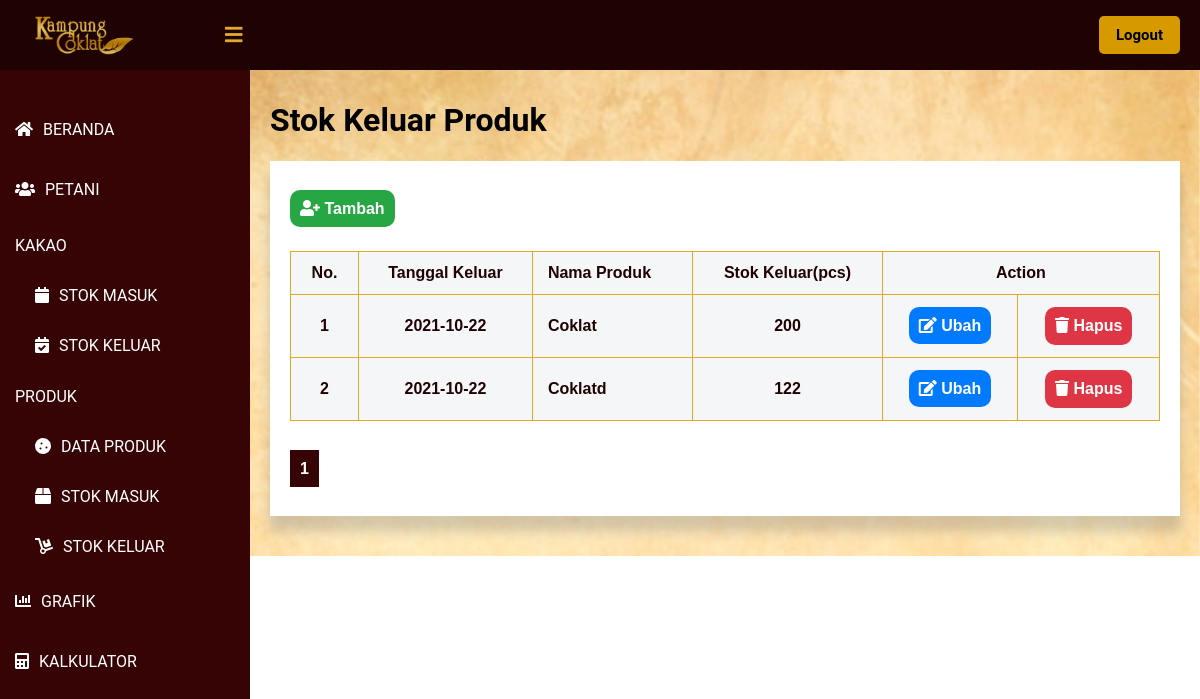
The app's page /public/lihat_SKP/1 (signed in), older data.
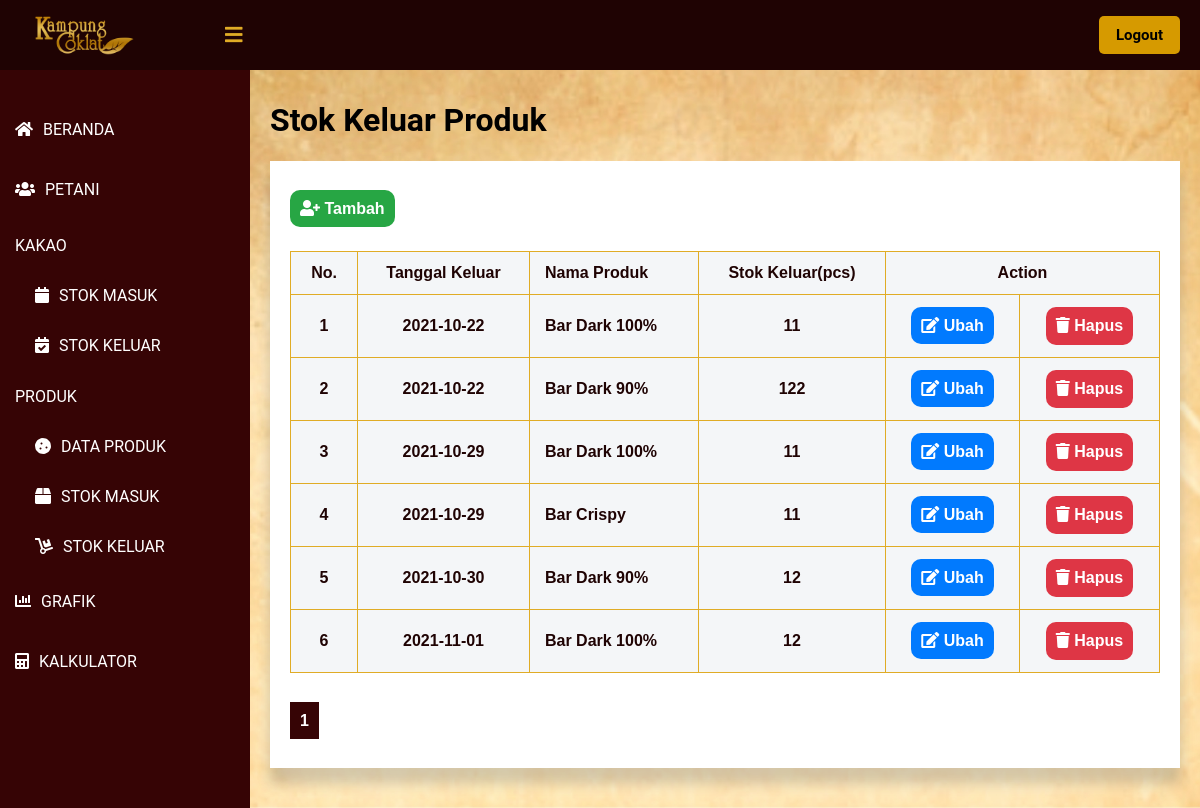
The same page, newer data.
### tables this page shows
CREATE TABLE `stok_keluar_produk` (
  `id_keluar_produk` int(11) NOT NULL,
  `tanggal_keluar` timestamp NOT NULL DEFAULT current_timestamp(),
  `nama_produk` int(11) NOT NULL,
  `stok_keluar` int(11) NOT NULL
);

CREATE TABLE `produk` (
  `id_produk` int(11) NOT NULL,
  `nama_produk` varchar(30) NOT NULL,
  `berat_bersih` int(11) NOT NULL,
  `harga` int(11) NOT NULL,
  `produksi_kakao_kering` int(11) NOT NULL,
  `produksi_kakao_basah` int(11) NOT NULL
);

### app/core/Controller.php (called while the page is built, shortened)
<?php
class Controller {
    public function view($view, $data = [])
    {
        require_once   '../app/views/'.$view.'.php';
    }
}
?>

### app/controllers/Lihat_SKP.php (called while the page is built, shortened)
<?php
class Lihat_SKP extends Controller {
    public function index($page)
    {
        $id_user = $_SESSION['id'];
        $user = $this->model('User_model')->getUserById($id_user);
        $data['keluar_produk'] = $this->model('SKP_model')->getList($page);
        $data['nama'] = $user['nama'];
        $this->view('lihat_SKP/index', $data);
    }
}
?>

### app/core/App.php (called while the page is built, shortened)
<?php
class App {
    protected $method = 'index';
    protected $params = [];
    public function __construct()
    {
        $url = $this->parseURL();
        if ( file_exists('../app/controllers/' . $url[0] . '.php') ) {
            unset($url[0]);
        }
        $this->controller = new $this->controller;
        if ( !empty($url) ) {
            $this->params = array_values($url);
        }
        call_user_func_array([$this->controller, $this->method], $this->params);
    }
    public function parseURL()
    {
        if ( isset($_GET['url']) ) {
            $url = rtrim($_GET['url'], '/');
            $url = filter_var($url, FILTER_SANITIZE_URL);
            $url = explode("/", $url);
            return $url;
        }
    }
}

### public/index.php (called while the page is built, shortened)
<?php
$app = new App;

### app/core/Database.php (called while the page is built, shortened)
<?php
class Database {
    private $host = DB_HOST;
    private $db_name = DB_NAME;
    private $dbh;
    private $stmt;
    public function __construct()
    {
        $dsn = 'mysql:host=' . $this->host . ';dbname=' . $this->db_name;
        try {
            $this->dbh = new PDO($dsn, 'root', '');
        } catch(PDOException $e) {
            die($e->getMessage());
        }
    }
    public function query($query)
    {
        $this->stmt = $this->dbh->prepare($query);
    }
    public function bind($param, $value, $type=null)
    {
        if ( is_null($type) ) {
            switch( true ) {
                default :
                    $type = PDO::PARAM_STR;
            }
        }
        $this->stmt->bindValue($param, $value, $type);
    }
    public function execute()
    {
        $this->stmt->execute();
    }
    public function resultSet()
    {
        $this->execute();
        return $this->stmt->fetchAll(PDO::FETCH_ASSOC);
    }
}

### app/models/SKP_model.php (called while the page is built, shortened)
<?php
class SKP_model {
    private $table = 'stok_keluar_produk';
    private $db;
    public function __construct()
    {
        $this->db = new Database;
    }
    public function getList($page)
    {
        $data = [];
        $jumlahDataSetiapPage = 10;
        $this -> db -> query("SELECT stok_keluar_produk.*, produk.nama_produk, DATE_FORMAT(tanggal_keluar, '%Y-%m-%d') AS tanggal_keluar FROM `" . $this->table . "` LEFT JOIN produk ON produk.id_produk = stok_keluar_produk.nama_produk");
        $jumlahData = $this -> db -> resultSet();
        $jumlahData = count($jumlahData);
        $jumlahPage = ceil($jumlahData / $jumlahDataSetiapPage);
        $halamanSaatIni = ( isset($page) ) ? $page : 1;
        $dataPertama = ($jumlahDataSetiapPage * $halamanSaatIni) - $jumlahDataSetiapPage;
        $this -> db -> query("SELECT stok_keluar_produk.*, produk.nama_produk, DATE_FORMAT(tanggal_keluar, '%Y-%m-%d') AS tanggal_keluar FROM `" . $this->table . "` LEFT JOIN produk ON produk.id_produk = stok_keluar_produk.nama_produk LIMIT $dataPertama, $jumlahDataSetiapPage");
        $daftarData = $this -> db -> resultSet();
        $data['list_data'] = $daftarData;
        $data['halaman_saat_ini'] = $halamanSaatIni;
        $data['jumlah_halaman'] = $jumlahPage;
        return $data;
    }
}

### app/views/lihat_SKP/index.php (the view, shortened to what the changed rows need)
<!DOCTYPE html>
<html lang=”en”>
<head>
	<link href="<?= BASEURL ?>/css/melihat_petani.css" rel="stylesheet" type="text/css">
    <link rel="stylesheet" href="https://cdnjs.cloudflare.com/ajax/libs/font-awesome/5.12.1/css/all.min.css">
</head>
<body>
    <div class="content">
        <div class="card">
            <h1>Stok Keluar Produk</h1>
        </div>
        <div class="card_table">
                <div class="card_table2">
                    <table class="tabelMahasiswa" width="60%">
                        <tr>
                            <th style="text-align: center;">No.</th>
                            <th style="text-align: center;">Tanggal Keluar</th>
                            <th>Nama Produk</th>
                            <th style="text-align: center;">Stok Keluar(pcs)</th>
                            <th colspan="2" style="text-align: center;">Action</th>
                        </tr>
                        <?php foreach ($data['keluar_produk']['list_data'] as $key => $value) { ?>
                        <tr>
                            <th style="text-align: center;"><?= ($key + 1) ?></th>
                            <th style="text-align: center;"><?= $value['tanggal_keluar'] ?></th>
                            <th><?= $value['nama_produk'] ?></th>
                            <th style="text-align: center;"><?= $value['stok_keluar'] ?></th>
                            <th style = "text-align: center;">
                                <a class = 'edit' href = '<?= BASEURL;?>/ubah_SKP/<?= $value['id_keluar_produk']?>'><i class="fas fa-edit"></i> Ubah</a>
                            </th>
                            <th style = "text-align: center;">
                                <form method="get" action="<?= BASEURL;?>/hapus_SKP/hapus/<?= $value['id_keluar_produk']?>">
                                    <button style = "font-size: 16px; border: none;" type="submit" class="hapus" onclick="return confirm('Apakah anda yakin ingin menghapus data tersebut?');"><i class="fas fa-trash"></i> Hapus</button>
                                </form>
                            </th>
                        </tr>
                        <?php } ?>
                    </table>
                    <br>
                    <br>
                    <?php for($p = 1; $p <= $data['keluar_produk']['jumlah_halaman']; $p++): ?>
                        <?php if($p == $data['keluar_produk']['halaman_saat_ini']): ?>
                            <a href= "<?= BASEURL ?>/lihat_SKP/<?= $p; ?>" class = 'page_aktif'><?= $p; ?></a>
                        <?php else: ?>
                            <a href= "<?= BASEURL ?>/lihat_SKP/<?= $p; ?>"  class = 'page'><?= $p; ?></a>
                        <?php endif; ?>
                    <?php endfor; ?>
                    <br>
                    <br>
                    <br>
                </div>
            </div>
        </div>
</body>
</html>

Row changes from the older to the newer data that the page shows:
changed stok_keluar_produk (number 1 of 6 on the later page): nama_produk.nama_produk "Coklat" → "Bar Dark 100%"; stok_keluar "200" → "11"
changed through a linked row, stok_keluar_produk (number 2 of 6 on the later page): nama_produk.nama_produk "Coklatd" → "Bar Dark 90%"
added stok_keluar_produk: tanggal_keluar "2021-10-29", nama_produk.nama_produk "Bar Dark 100%", stok_keluar "11"
added stok_keluar_produk: tanggal_keluar "2021-10-29", nama_produk.nama_produk "Bar Crispy", stok_keluar "11"
added stok_keluar_produk: tanggal_keluar "2021-10-30", nama_produk.nama_produk "Bar Dark 90%", stok_keluar "12"
added stok_keluar_produk: tanggal_keluar "2021-11-01", nama_produk.nama_produk "Bar Dark 100%", stok_keluar "12"
